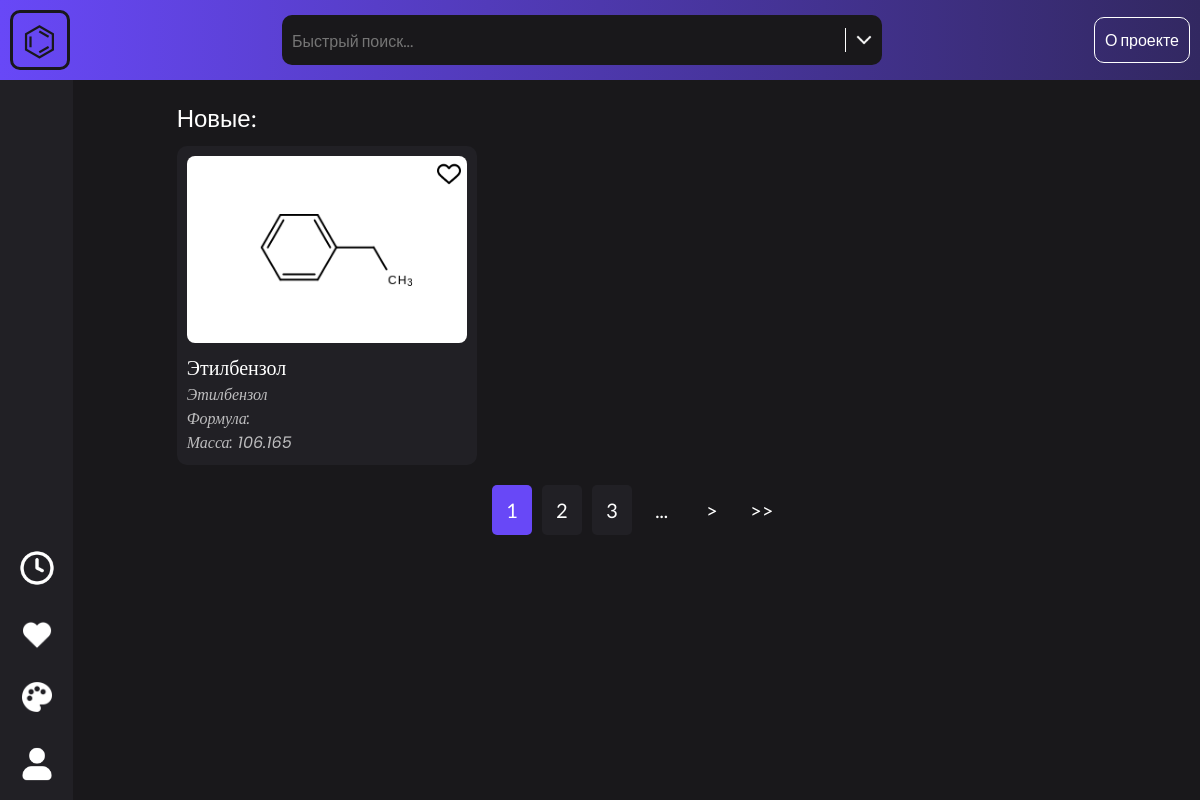
Before: / with the older database file.
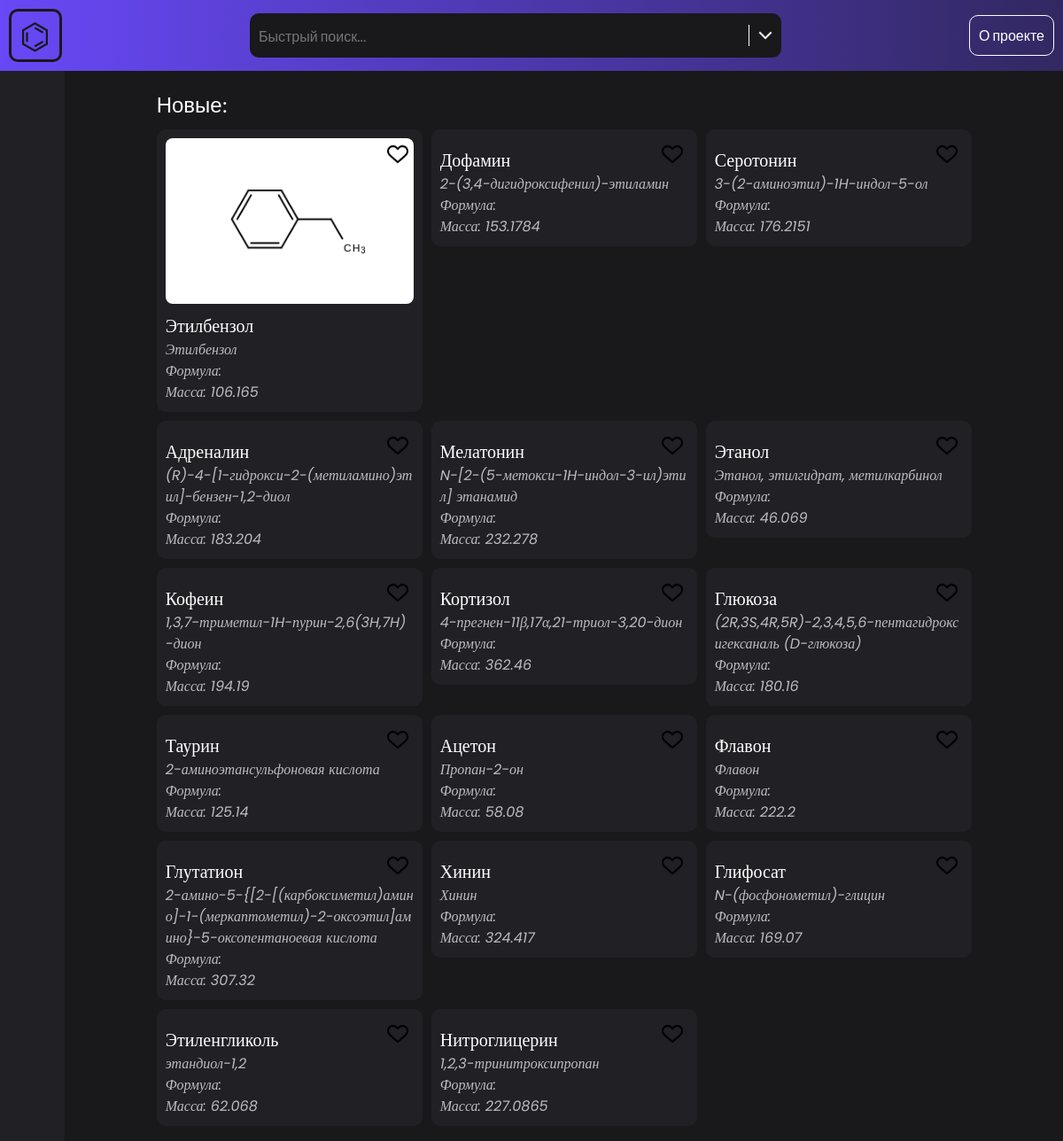
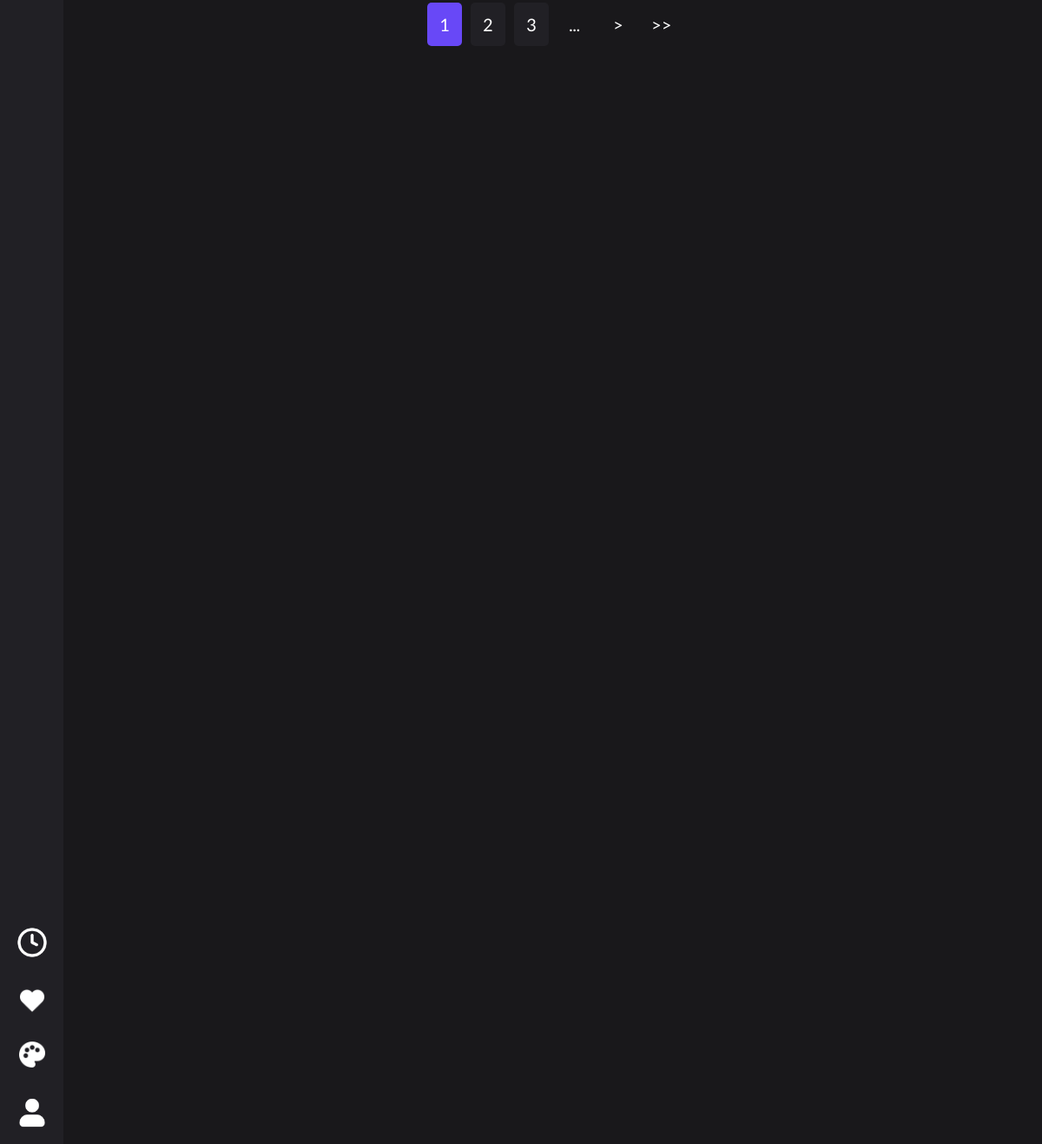
After: the same page with the newer database file (2 pictures, top to bottom).
### tables this page shows
CREATE TABLE substances (
    id INTEGER PRIMARY KEY AUTOINCREMENT,
    name TEXT NOT NULL,
    other_names JSON,
    name_iupac TEXT NOT NULL,
    bruto_formula TEXT NOT NULL,
    mass FLOAT NOT NULL,
    characteristics JSON,
    description TEXT,
    sources JSON,
    author_id INTEGER,
    created_datatime TEXT,
    updated_datatime TEXT,
    admin_confirmed BOOLEAN
);

### app.py (the view)
    @app.route("/")
    def get_index():
        liked_ids = set(get_likes(True)) if ses() else set()
        substances = db_get_substances(
            """SELECT * FROM substances WHERE admin_confirmed LIMIT 20"""
        )
        print(substances)
        return render_template(
            "index.html",
            recent_substances=substances,
            view_substances=substances,
            liked_substances=get_likes(False),
            view_substances_pages_count=10,
        )

### app.py (called while the page is built)
    def ses():  # TODO
        global session
        if "logged" in session:
            return session["logged"]
        else:
            session["logged"] = False
            return False

    def get_likes(t):
        if t:
            if not ses():
                return []
            user_email = session["email"]
            cur.execute(f"""SELECT likes FROM users WHERE email = '{user_email}'""")
            result = cur.fetchone()
            return json.loads(result["likes"]) if result else []
        else:
            likes_ids = get_likes(True)
            sql = (
                f"""SELECT * FROM substances WHERE id IN ({','.join(map(str, likes_ids))})"""
                if likes_ids
                else """SELECT * FROM substances WHERE 1=0"""
            )
            substances = db_get_substances(sql, liked_ids=set(likes_ids))
            return substances

    def db_get_substances(sql, liked_ids=None):
        liked_ids = liked_ids or set()  # Значение по умолчанию
        cur.execute(sql)
        return [
            {
                **substance,
                "other_names": json.loads(substance["other_names"]),
                "characteristics": json.loads(substance["characteristics"]),
                "sources": json.loads(substance["sources"]),
                "type": "substance",
                "liked": "true" if str(substance["id"]) in liked_ids else "false",
            }
            for substance in cur.fetchall()
        ]

    @app.template_filter("regex_replace")
    def regex_replace(s, find, replace):
        return re.sub(find, replace, s)

    @app.context_processor
    def global_variables():
        return {
            "APP_NAME": "Amen",
            "IsMobile": re.search(
                "(Mobile|Android|iPhone|iPad|iPod|BlackBerry|Windows Phone|Opera Mini)",
                request.headers.get("User-Agent"),
            ),
            "THEME": "default",
            "THEME_TYPE": "dark",
        }

### templates/index.html
{% from 'other/tools.html' import process_cards, pages_row %}
{% extends 'layouts/main.html' %}
{% block content %}
{% if view_substances is defined %}
<div class="cards-category">
  <p class="cards-category-header">Новые:</p>
  {{ process_cards(view_substances) }}
  {{ pages_row(view_substances_pages_count) }}
</div>
{% endif %} {% endblock %}

### templates/other/tools.html (shortened to what this page needs)
{% macro process_cards(items) %}
<div class="tool-cards">
  {% for item in items %}
  <div
    class="tool-cards-item"
    data-id="{{ item.id }}"
    data-name="{{ item.name }}"
    data-name-iupac="{{ item.name_iupac }}"
    data-type="{{ item.type }}"
    data-liked="{{ item.liked }}"
  >
    <img
      src="{{ url_for('static', filename='db/structures/' ~ item.id ~ '.png') }}"
      alt=""
      class="tool-cards-item-image"
    />
    <p class="tool-cards-item-name">{{ item.name }}</p>
    <p class="tool-cards-item-extra">{{ item.name_iupac }}</p>
    <p class="tool-cards-item-extra">Формула: {{ item.formula }}</p>
    <p class="tool-cards-item-extra">Масса: {{ item.mass }}</p>
    <img
      src="{{ url_for('static', filename='images/ui/' + ('heart-red.png' if item.liked == 'true' else 'heart-empty.png')) }}"
      alt=""
      class="tool-cards-item-like"
    />
  </div>
  {% endfor %}
</div>
{% endmacro %}
{% macro pages_row(pages_count) %}
<div class="tool-pages-row">
  {% set current_page = (request.args.get("p")|int if request.args.get("p")|int
  > 0 else 1) %}
  {% set url_params = request.query_string.decode()|regex_replace("[?&]*p=([^&#=]*)[&]*", "") %}
  {% set url = request.path ~ "?" ~ ("p=" if url_params == "" else url_params ~
  "&p=") %}
  {% for n in range( current_page - 2 if current_page - 2 > 0 else 1,
  current_page + 3 if current_page + 2 < pages_count else pages_count + 1 ) %}
  {% if n == current_page %}
  <div class="tool-pages-row-item-empty tool-pages-row-item active">
    {{ n }}
  </div>
  {% else %}
  <a href="{{ url ~ n }}" class="tool-pages-row-item-empty tool-pages-row-item"
    >{{ n }}</a
  >
  {% endif %} {% endfor %} {% if current_page + 2 < pages_count %}
  <div class="tool-pages-row-item-empty">...</div>
  {% endif %} {% if current_page != pages_count %}
  <a href="{{ url ~ (current_page + 1) }}" class="tool-pages-row-item-empty"
    >></a
  >
  {% if current_page + 2 < pages_count %}
  <a href="{{ url ~ pages_count }}" class="tool-pages-row-item-empty">>></a>
  {% endif %} {% endif %}
</div>
{% endmacro %}

### templates/layouts/main.html (shortened to what this page needs)
<!DOCTYPE html>
{% from 'other/tools.html' import process_panel_list, process_notifications with
context %}
<html lang="en">
  <head>
    <link
      rel="stylesheet"
      href="{{ url_for('static', filename='css/normalize.css') }}"
    />
    <link
      rel="stylesheet"
      href="{{ url_for('static', filename='css/main.css') }}"
    />
    <link
      rel="stylesheet"
      href="{{ url_for('static', filename='themes/' ~ THEME ~ '-' ~ THEME_TYPE ~ '.css') }}"
    />
  </head>
  <body class="root">
    <header class="layout-header">
      <div class="layout-header-container">
        <a href="/">
          <div class="layout-header-icon">⌬</div>
        </a>
        <div class="layout-header-search">
          <input
            placeholder="Быстрый поиск..."
            type="text"
            class="layout-header-search-input empty-input"
            id="layout-header-search-input"
          />
          <button
            class="layout-header-search-button empty-button"
            id="layout-header-search-button-advanced"
          >
            <img
              src="{{ url_for('static', filename='images/ui/' ~ THEME_TYPE ~ '/arrow-down.png') }}"
              alt=""
              class="layout-header-search-button-img"
            />
          </button>
        </div>
        <div class="layout-header-nav">
          <a href="/about/" class="layout-header-nav-link">О проекте</a>
        </div>
      </div>
    </header>
    <section class="layout-main">
      <div class="layout-main-sidebar">
        <div class="layout-main-sidebar-bottom">
          <div
            class="layout-main-sidebar-button"
            data-panel-id="history"
            title="История"
          >
            <img
              src="{{ url_for('static', filename='images/ui/' ~ THEME_TYPE ~ '/history.png') }}"
              alt=""
              class="layout-main-sidebar-button-img"
              style="height: 40px"
            />
          </div>
          <div
            class="layout-main-sidebar-button"
            data-panel-id="likes"
            title="Отмеченные"
          >
            <img
              src="{{ url_for('static', filename='images/ui/' ~ THEME_TYPE ~ '/heart.png') }}"
              alt=""
              class="layout-main-sidebar-button-img"
              style="height: 30px"
            />
          </div>
          <div
            class="layout-main-sidebar-button"
            data-panel-id="theme"
            title="Тема сайта"
          >
            <img
              src="{{ url_for('static', filename='images/ui/' ~ THEME_TYPE ~ '/palete.png') }}"
              alt=""
              class="layout-main-sidebar-button-img"
              style="height: 30px"
            />
          </div>
          <a href="/account/" class="layout-main-sidebar-button" title="Аккаунт"
            ><img
              src="{{ url_for('static', filename='images/ui/' ~ THEME_TYPE ~ '/user.png') }}"
              alt=""
              class="layout-main-sidebar-button-img"
              style="height: 40px"
            />
          </a>
        </div>
      </div>
      <div class="layout-main-container">
        {% block content %}{% endblock %}
      </div>
    </section>
  </body>
</html>

### static/css/main.css (style rules this page uses)
.root { font-family: "Lato", sans-serif; background: var(--color-sec-); }
.empty-button, .empty-input { background: transparent; border: 0; }
.layout-header { height: 80px; width: 100%; display: flex; justify-content: center; background: linear-gradient( 0.25turn, var(--color-primary), var(--color-primary-) ) 20%; }
.layout-header-container { height: 100%; width: 100%; max-width: 1240px; display: flex; justify-content: space-between; align-items: center; }
.layout-header-container > * { margin: 0 10px; }
.layout-header-icon { transition: var(--transition-fast); height: 60px; width: 60px; display: flex; align-items: center; justify-content: center; padding: 0 1px 1px 0; font-size: 40px; color: var(--color-sec-); border: 3px solid var(--color-sec-); border-radius: 10px; }
.layout-header-search { position: relative; width: 100%; max-width: 600px; display: flex; align-items: center; justify-content: space-between; background: var(--color-sec-); border-radius: 10px; }
.layout-header-search-input { height: 50px; width: 100%; padding: 0 0 0 10px; color: var(--color-sec); }
.layout-header-search-button { cursor: pointer; height: 24px; width: 40px; display: flex; align-items: center; justify-content: center; }
.layout-header-search-button-img { height: 24px; width: 24px; }
#layout-header-search-button-advanced { border-left: 1px solid var(--color-sec); }
.layout-header-search:not(:has(> .layout-header-search-advanced.active)) { transition: var(--transition); transition-delay: calc(var(--transition) - 0.1s); }
.layout-header-nav { display: flex; align-items: center; color: var(--color-sec); }
.layout-header-nav-link { width: min-content; padding: 10px; border: 1px solid var(--color-sec); border-radius: 10px; white-space: nowrap; transition: var(--transition); }
.layout-main { height: calc(100% - 80px); width: 100%; display: flex; }
.layout-main-sidebar { height: 100%; width: 74px; display: flex; flex-direction: column; align-items: center; justify-content: space-between; background: var(--color-extra); }
.layout-main-sidebar > * { width: 100%; display: flex; flex-direction: column; align-items: center; }
.layout-main-sidebar-button { position: relative; width: 100%; display: flex; align-items: center; justify-content: center; }
.layout-main-sidebar-button::after { transition: var(--transition-fast); content: ""; position: absolute; top: 0; left: 0; width: 4px; height: 100%; }
.layout-main-sidebar-bottom > .layout-main-sidebar-button { padding: 16px 0; }
.layout-main-container { position: relative; overflow: auto; height: 100%; width: calc(100% - 64px); padding: 20px; display: flex; flex-direction: column; align-items: center; }
.cards-category { width: 100%; margin: 0 0 20px 0; display: flex; flex-direction: column; align-items: center; }
.cards-category-header { width: 100%; font-size: 24px; color: var(--color-sec); margin: 0 0 10px 0; }
.tool-cards { width: 100%; display: grid; grid-template-columns: repeat(auto-fit, 300px); grid-auto-rows: max-content; gap: 10px; }
.tool-cards-item { cursor: pointer; font-family: "Poppins", serif; position: relative; padding: 10px; height: max-content; width: 300px; display: flex; flex-direction: column; background: var(--color-extra); border-radius: 10px; }
.tool-cards-item-name, .tool-cards-item-extra { word-break: break-all; cursor: text; user-select: text; color: var(--color-sec); }
.tool-cards-item-name { font-size: 20px; }
.tool-cards-item-extra { font-style: italic; opacity: 0.7; }
.tool-cards-item-image { height: auto; width: 280px; border-radius: 8px; margin: 0 0 10px 0; }
.tool-cards-item-like { position: absolute; top: 16px; right: 16px; height: 24px; width: 24px; }
.tool-pages-row { height: 50px; margin: 20px 0 0 0; display: flex; align-items: center; }
.tool-pages-row-item-empty { font-size: 20px; color: var(--color-sec); height: 50px; width: 40px; margin: 0 5px; display: flex; align-items: center; justify-content: center; }
.tool-pages-row-item { background: var(--color-extra); border-radius: 5px; }
.tool-pages-row-item.active { cursor: default; background: var(--color-primary); border: none; }

### static/themes/default-dark.css (style rules this page uses)
:root { --color-primary: #6848f7; --color-primary-: #322861; --color-sec: #fff; --color-sec-: #19181b; --color-extra: #212025; --transition: 0.3s; --transition-fast: 0.2s; }

Changed rows visible on the page:
added substances: name "Дофамин", name_iupac "2-(3,4-дигидроксифенил)-этиламин", mass "153.1784"
added substances: name "Серотонин", name_iupac "3-(2-аминоэтил)-1H-индол-5-ол", mass "176.2151"
added substances: name "Адреналин", name_iupac "(R)-4-[1-гидрокси-2-(метиламино)этил]-бензен-1,2-диол", mass "183.204"
added substances: name "Мелатонин", name_iupac "N-[2-(5-метокси-1H-индол-3-ил)этил] этанамид", mass "232.278"
added substances: name "Этанол", name_iupac "Этанол, этилгидрат, метилкарбинол", mass "46.069"
added substances: name "Кофеин", name_iupac "1,3,7-триметил-1H-пурин-2,6(3H,7H)-дион", mass "194.19"
added substances: name "Кортизол", name_iupac "4-прегнен-11β,17α,21-триол-3,20-дион", mass "362.46"
added substances: name "Глюкоза", name_iupac "(2R,3S,4R,5R)-2,3,4,5,6-пентагидроксигексаналь (D-глюкоза)", mass "180.16"
added substances: name "Таурин", name_iupac "2-аминоэтансульфоновая кислота", mass "125.14"
added substances: name "Ацетон", name_iupac "Пропан-2-он", mass "58.08"
added substances: name "Флавон", name_iupac "Флавон", mass "222.2"
added substances: name "Глутатион", name_iupac "2-амино-5-{[2-[(карбоксиметил)амино]-1-(меркаптометил)-2-оксоэтил]амино}-5-оксопентаноевая кислота", mass "307.32"
added substances: name "Хинин", name_iupac "Хинин", mass "324.417"
added substances: name "Глифосат", name_iupac "N-(фосфонометил)-глицин", mass "169.07"
added substances: name "Этиленгликоль", name_iupac "этандиол-1,2", mass "62.068"
added substances: name "Нитроглицерин", name_iupac "1,2,3-тринитроксипропан", mass "227.0865"
